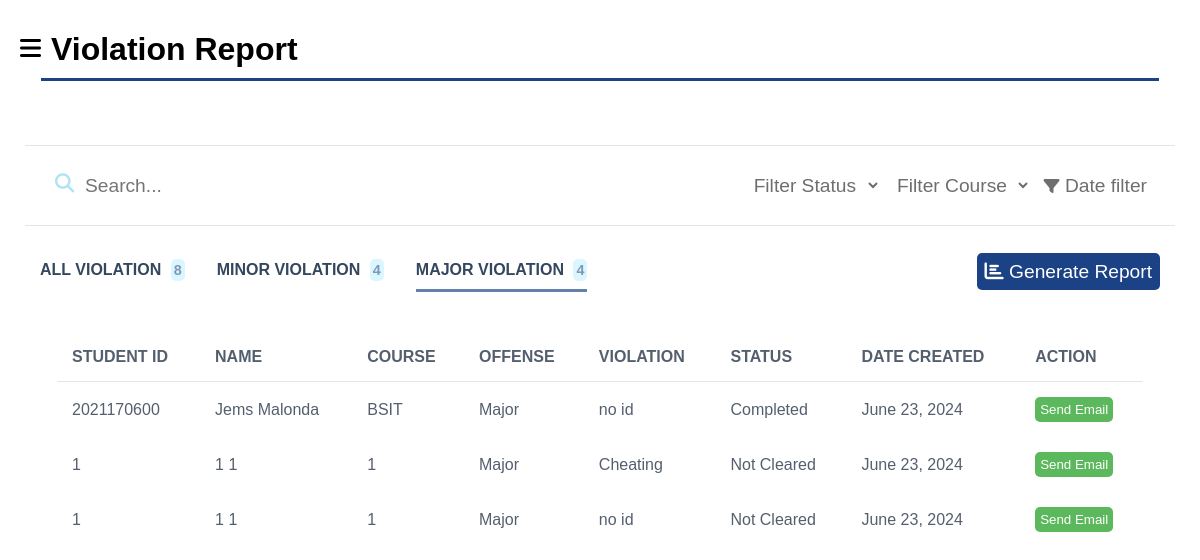
The app's page /html/violation-report-major.php with its own data.
### tables this page shows
CREATE TABLE `major_db` (
  `major_id` int(11) NOT NULL,
  `student_id` varchar(250) NOT NULL,
  `category` varchar(250) NOT NULL,
  `date_created` varchar(250) NOT NULL,
  `offense_type` varchar(250) NOT NULL,
  `violation_type` varchar(250) NOT NULL,
  `description` varchar(250) NOT NULL,
  `status` varchar(250) NOT NULL DEFAULT 'Not Cleared'
);

CREATE TABLE `student_db` (
  `student_id` varchar(250) NOT NULL,
  `f_name` varchar(250) NOT NULL,
  `m_name` varchar(250) NOT NULL,
  `l_name` varchar(250) NOT NULL,
  `department` varchar(250) NOT NULL,
  `section` mediumtext NOT NULL,
  `course` varchar(250) NOT NULL,
  `email` varchar(250) NOT NULL,
  `gender` varchar(250) NOT NULL,
  `password` varchar(250) NOT NULL,
  `account_status` varchar(250) NOT NULL DEFAULT 'active'
);

### html/violation-report-major.php (the view, shortened to what this page needs)
<?php
include("../database/database_conn.php");
$query_count_all = "SELECT COUNT(*) AS count FROM violation_db WHERE offense_type IN ('MAJOR', 'MINOR')";
$result_count_all = mysqli_query($conn, $query_count_all);
$row_count_all = mysqli_fetch_assoc($result_count_all);
$all_count = $row_count_all['count'];
$query_count_minor = "SELECT COUNT(*) AS count FROM violation_db WHERE offense_type = 'MINOR'";
$result_count_minor = mysqli_query($conn, $query_count_minor);
$row_count_minor = mysqli_fetch_assoc($result_count_minor);
$minor_count = $row_count_minor['count'];
$query_count_major = "SELECT COUNT(*) AS count FROM violation_db WHERE offense_type = 'MAJOR'";
$result_count_major = mysqli_query($conn, $query_count_major);
$row_count_major = mysqli_fetch_assoc($result_count_major);
$major_count = $row_count_major['count'];
?>
<!DOCTYPE html>
<html lang="en">
<head>
    <link rel="stylesheet" href="https://cdnjs.cloudflare.com/ajax/libs/font-awesome/6.5.2/css/all.min.css" />
    <link rel="stylesheet" href="../css/violation-report.css">
    <link rel="stylesheet" href="sidenav/sidenav.css">
    <link rel="stylesheet" href="../css/general.css">
</head>
<body>
        <?php
        include('sidenav/sidenav.php');
        ?>
    <div class="header-btn">
        <i class="fas fa-bars"></i>
    </div>
    <section class="main-do">
        <div class="body-content">
            <div class="title-page">
                <h1>Violation Report</h1>
                <hr>
            </div>
            <div class="filter-group">
                <div class="search">
                    <i class="fa-solid fa-magnifying-glass"></i>
                    <input type="text" placeholder="Search...">
                </div>
                <div class="dropdowns">
                    <select name="status_filter" id="status_filter" onchange="filterTable()">
                        <option value="" style="display: none;" selected>Filter Status</option>
                    </select>
                    <select name="" id="">
                        <option value="" style="display: none;" selected>Filter Course</option>
                    </select>
                    <span><i class="fa-solid fa-filter"></i> Date filter</span>
                </div>
            </div>
            <div class="table-nav">
                <div class="nav-list">
                    <ul>
                        <a href="violation-report.php">
                            <li>ALL VIOLATION <span><?php echo $all_count ?></span></li>
                        </a>
                        <a href="violation-report-minor.php">
                            <li>MINOR VIOLATION <span><?php echo $minor_count ?></span></li>
                        </a>
                        <a href="#" style="border-bottom: solid 3px rgb(98, 130, 172)">
                            <li>MAJOR VIOLATION <span><?php echo $major_count ?></span></li>
                        </a>
                    </ul>
                </div>
                <div class="generate-btn">
                    <span id="generateReportBtn"><i class="fas fa-chart-bar"></i> Generate Report</span>
                </div>
            </div>
            <div class="body-table">
                <form action="php/remind_major_email.php" method="POST">
                    <table id="your_table_id">
                        <thead>
                            <th>Student ID</th>
                            <th>Name</th>
                            <th>Course</th>
                            <th>Offense</th>
                            <th>Violation</th>
                            <th>Status</th>
                            <th>Date created</th>
                            <th>Action</th>
                        </thead>
                        <tbody id="tableBody">
                            <?php
                            $query = "SELECT * FROM major_db a JOIN student_db b ON a.student_id = b.student_id";
                            $result = mysqli_query($conn, $query);
                            if ($result && mysqli_num_rows($result) > 0) {
                                while ($row = mysqli_fetch_assoc($result)) {
                                    $major_id = $row['major_id'];
                                    $date_created = $row['date_created'];
                                    $violation_type = $row['violation_type'];
                                    $offense_type = $row['offense_type'];
                                    $student_id = $row['student_id'];
                                    $f_name = $row['f_name'];
                                    $l_name = $row['l_name'];
                                    $course = $row['course'];
                                    $status = $row['status'];
                                    echo "
                                    <tr>
                                        <td>$student_id</td>
                                        <td>$f_name $l_name</td>
                                        <td>$course</td>
                                        <td>$offense_type</td>
                                        <td>$violation_type</td>
                                        <td>$status</td>
                                        <td>$date_created</td>
                                        <td class='action'><button type='submit' name='major_id' value='$major_id'>Send Email</button></td>
                                    </tr>
                                    ";
                                }
                            } else {
                                echo "<tr><td colspan='6'>No results found.</td></tr>";
                            }
                            ?>
                        </tbody>
                    </table>
                </form>
            </div>
        </div>
    </section>
</body>
</html>

### html/sidenav/sidenav.php (shortened to what this page needs)
<!DOCTYPE html>
<html lang="en">
<head>
</head>
<body>
</body>
</html>

### css/violation-report.css (style rules this page uses)
* { outline: none; }
.header-btn i { position: absolute; padding: 20px; font-size: 1.5rem; z-index: 1; }
.title-page { margin: 0 1rem; margin-bottom: 4rem; }
.title-page h1 { padding: 10px; font-weight: bold; font-size: 2rem; }
.title-page hr { border: none; height: 3px; background-color: var(--div-primary-color); }
.filter-group { display: flex; justify-content: space-between; align-items: center; padding: 20px; border-top: solid 1.5px #e4e4e4; border-bottom: solid 1.5px #e4e4e4; }
.search i { position: absolute; font-size: 1.2rem; color: #ade3f5; transform: translateY(7px); padding-left: 10px; }
.search input { padding: 8px 5px 8px 40px; font-size: 1.2rem; border-radius: 5px; width: 200px; border: none; background-color: white; }
.dropdowns select, .dropdowns span { padding: 8px; font-size: 1.2rem; border-radius: 10px; color: rgb(110, 110, 110); border: none; background-color: white; cursor: pointer; }
.dropdowns i { font-size: 1rem; }
.table-nav { display: flex; align-items: center; justify-content: space-between; padding: 25px 15px; margin-bottom: 1rem; }
.table-nav a { text-decoration: none; font-weight: bold; padding-top: 10px; padding-bottom: 10px; color: rgb(52, 71, 94); border-bottom: solid 3px transparent; transition: 0.4s; }
.table-nav ul { display: flex; gap: 2rem; }
.table-nav li { list-style: none; }
.nav-list span { font-size: 0.9rem; background-color: #daf6ff; color: rgb(128, 152, 184); padding: 3px; border-radius: 5px; margin-left: 5px; }
.generate-btn span { background-color: var(--div-primary-color); color: white; font-size: 1.2rem; padding: 8px; border-radius: 5px; cursor: pointer; }
.body-table { max-height: 490px; overflow: auto; margin: 0 2rem; color: rgb(84, 95, 110); }
.body-table table { border-collapse: collapse; width: 100%; }
.body-table tbody { height: 100%; }
.body-table th { border-bottom: solid 1.5px #e4e4e4; text-transform: uppercase; }
.body-table th, .body-table td { text-align: left; padding: 15px; }
.action button { background-color: #5cb85c; border: none; color: white; padding: 5px; border-radius: 5px; cursor: pointer; }

### html/sidenav/sidenav.css (style rules this page uses)
@media screen and (max-width: 1411px) { .header-btn { display: block; } }

### css/general.css (style rules this page uses)
:root { --div-primary-color: #1B4284; --div-hover-color: #D40000; --div-button-color:#FCD116; }
* { padding: 0; margin: 0; box-sizing: border-box; font-family: "Poppins", sans-serif; }
body { margin: 0; padding: 0; }
.main-do { left: 270px; width: calc(100% - 270px); }
.main-do { margin-top: 2vh; margin-bottom: 2vh; position: relative; padding: 0 20px; }
.body-content { margin: 0 auto; margin-bottom: 2vh; max-width: 1300px; padding: 5px; }
@media (max-width: 1411px) { .main-do { left: 0; width: 100%; } }

### records on screen
major_db: student.student_id "2021170600", student.f_name "Jems", student.l_name "Malonda", student.course "BSIT", offense_type "Major", violation_type "no id", status "Completed", date_created "June 23, 2024", $major_id 174 (drawn)
major_db: student.student_id "1", student.f_name "1", student.l_name "1", student.course "1", offense_type "Major", violation_type "Cheating", status "Not Cleared", date_created "June 23, 2024", $major_id 175 (drawn)
major_db: student.student_id "1", student.f_name "1", student.l_name "1", student.course "1", offense_type "Major", violation_type "no id", status "Not Cleared", date_created "June 23, 2024", $major_id 176 (drawn)

### other values on screen
$all_count "8"
$minor_count "4"
$major_count "4"
